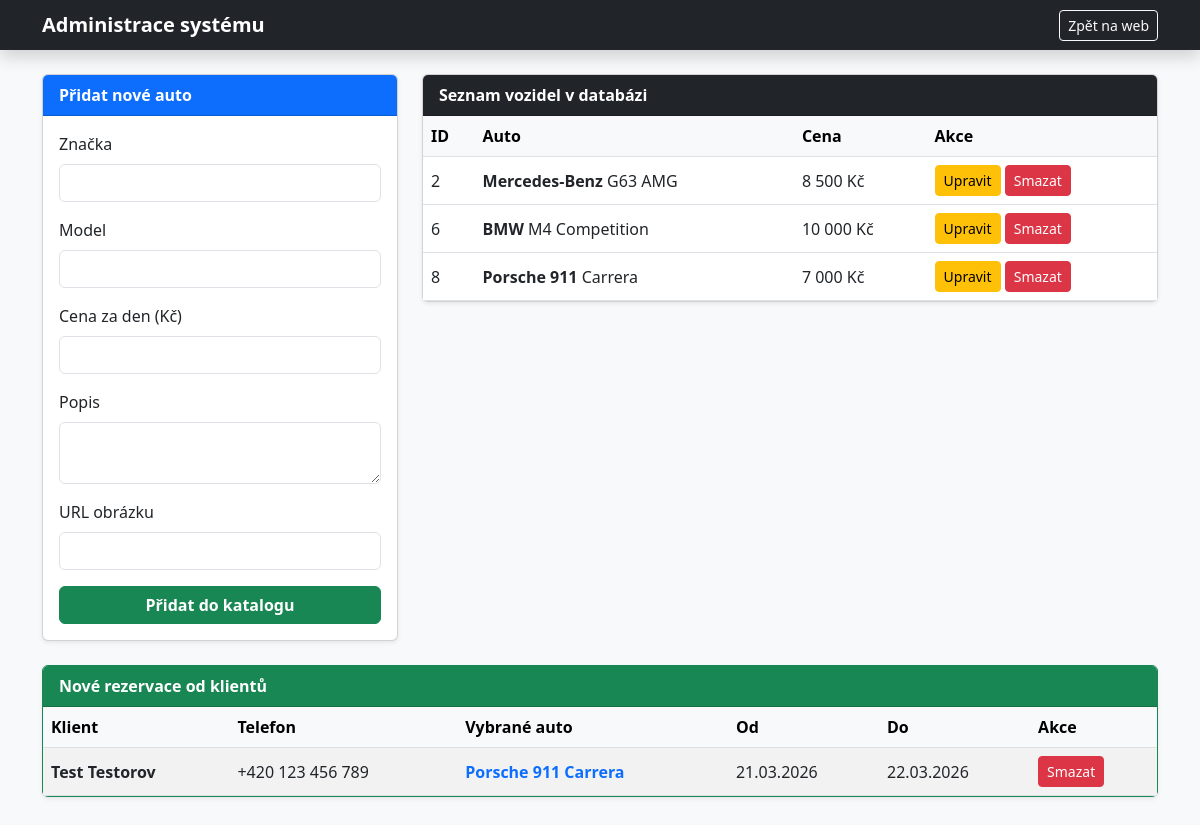
The app's page /admin.php with its own data.
### tables this page shows
CREATE TABLE `cars` (
  `id` int(11) NOT NULL,
  `brand` varchar(50) NOT NULL,
  `model` varchar(50) NOT NULL,
  `price_per_day` int(11) NOT NULL,
  `description` text DEFAULT NULL,
  `image_url` varchar(255) DEFAULT NULL
);

CREATE TABLE `bookings` (
  `id` int(11) NOT NULL,
  `car_id` int(11) NOT NULL,
  `client_name` varchar(100) NOT NULL,
  `client_phone` varchar(20) NOT NULL,
  `start_date` date NOT NULL,
  `end_date` date NOT NULL
);

### admin.php (the view, shortened to what this page needs)
<?php
require_once 'db.php';
$sql_cars = "SELECT * FROM cars";
$result_cars = $conn->query($sql_cars);
$sql_bookings = "SELECT b.id, b.client_name, b.client_phone, b.start_date, b.end_date, c.brand, c.model
                 FROM bookings b
                 JOIN cars c ON b.car_id = c.id
                 ORDER BY b.start_date ASC";
$result_bookings = $conn->query($sql_bookings);
?>
<!DOCTYPE html>
<html lang="cs">
<head>
    <link href="https://cdn.jsdelivr.net/npm/bootstrap@5.3.0/dist/css/bootstrap.min.css" rel="stylesheet">
</head>
<body class="bg-light pb-5">
<nav class="navbar navbar-dark bg-dark mb-4 shadow">
    <div class="container">
        <span class="navbar-brand mb-0 h1 fw-bold">Administrace systému</span>
        <a href="index.php" class="btn btn-outline-light btn-sm">Zpět na web</a>
    </div>
</nav>
<div class="container">
    <div class="row">
        <div class="col-md-4 mb-4">
            <div class="card shadow-sm">
                <div class="card-header bg-primary text-white fw-bold">Přidat nové auto</div>
                <div class="card-body">
                    <form method="POST" action="admin.php">
                        <div class="mb-3">
                            <label class="form-label">Značka</label>
                            <input type="text" name="brand" class="form-control" required>
                        </div>
                        <div class="mb-3">
                            <label class="form-label">Model</label>
                            <input type="text" name="model" class="form-control" required>
                        </div>
                        <div class="mb-3">
                            <label class="form-label">Cena za den (Kč)</label>
                            <input type="number" name="price" class="form-control" required>
                        </div>
                        <div class="mb-3">
                            <label class="form-label">Popis</label>
                            <textarea name="description" class="form-control" rows="2" required></textarea>
                        </div>
                        <div class="mb-3">
                            <label class="form-label">URL obrázku</label>
                            <input type="text" name="image_url" class="form-control" required>
                        </div>
                        <button type="submit" name="add_car" class="btn btn-success w-100 fw-bold">Přidat do katalogu</button>
                    </form>
                </div>
            </div>
        </div>
        <div class="col-md-8 mb-4">
            <div class="card shadow-sm">
                <div class="card-header bg-dark text-white fw-bold">Seznam vozidel v databázi</div>
                <div class="card-body p-0">
                    <table class="table table-hover mb-0">
                        <thead class="table-light">
                        <tr>
                            <th>ID</th>
                            <th>Auto</th>
                            <th>Cena</th>
                            <th>Akce</th>
                        </tr>
                        </thead>
                        <tbody>
                        <?php
                        if ($result_cars->num_rows > 0) {
                            while($row = $result_cars->fetch_assoc()) {
                                echo "<tr>
                                            <td class='align-middle'>{$row['id']}</td>
                                            <td class='align-middle'><b>" . htmlspecialchars($row['brand']) . "</b> " . htmlspecialchars($row['model']) . "</td>
                                            <td class='align-middle'>" . number_format($row['price_per_day'], 0, ',', ' ') . " Kč</td>
                                            <td class='align-middle'>
                                                <a href='edit_car.php?id={$row['id']}' class='btn btn-warning btn-sm'>Upravit</a>
                                                <a href='admin.php?delete={$row['id']}' class='btn btn-danger btn-sm' onclick='return confirm(\"Opravdu smazat toto auto?\")'>Smazat</a>
                                            </td>
                                          </tr>";
                            }
                        } else {
                            echo "<tr><td colspan='4' class='text-center py-3'>Zatím tu nejsou žádná auta.</td></tr>";
                        }
                        ?>
                        </tbody>
                    </table>
                </div>
            </div>
        </div>
    </div>
    <div class="row">
        <div class="col-12">
            <div class="card shadow-sm border-success">
                <div class="card-header bg-success text-white fw-bold">Nové rezervace od klientů</div>
                <div class="card-body p-0">
                    <table class="table table-striped mb-0">
                        <thead class="table-light">
                        <tr>
                            <th>Klient</th>
                            <th>Telefon</th>
                            <th>Vybrané auto</th>
                            <th>Od</th>
                            <th>Do</th>
                            <th>Akce</th>
                        </tr>
                        </thead>
                        <tbody>
                        <?php
                        if ($result_bookings->num_rows > 0) {
                            while($row = $result_bookings->fetch_assoc()) {
                                $start = date("d.m.Y", strtotime($row['start_date']));
                                $end = date("d.m.Y", strtotime($row['end_date']));
                                echo "<tr>
                                            <td class='align-middle'><b>" . htmlspecialchars($row['client_name']) . "</b></td>
                                            <td class='align-middle'>" . htmlspecialchars($row['client_phone']) . "</td>
                                            <td class='align-middle text-primary fw-bold'>" . htmlspecialchars($row['brand']) . " " . htmlspecialchars($row['model']) . "</td>
                                            <td class='align-middle'>$start</td>
                                            <td class='align-middle'>$end</td>
                                            <td class='align-middle'>
                                                <a href='admin.php?delete={$row['id']}' class='btn btn-danger btn-sm' onclick='return confirm(\"Opravdu smazat toto auto?\")'>Smazat</a>
                                            </td>
                                          </tr>";
                            }
                        } else {
                            echo "<tr><td colspan='6' class='text-center py-4'>Zatím nemáte žádné rezervace.</td></tr>";
                        }
                        ?>
                        </tbody>
                    </table>
                </div>
            </div>
        </div>
    </div>
</div>
</body>
</html>

### records on screen
cars: id "2", brand "Mercedes-Benz", model "G63 AMG", price_per_day "8 500"
cars: id "6", brand "BMW", model "M4 Competition", price_per_day "10 000"
cars: id "8", brand "Porsche 911", model "Carrera", price_per_day "7 000"
bookings: client_name "Test Testorov", client_phone "+420 123 456 789", car.brand "Porsche 911", car.model "Carrera", start_date "21.03.2026", end_date "22.03.2026"
